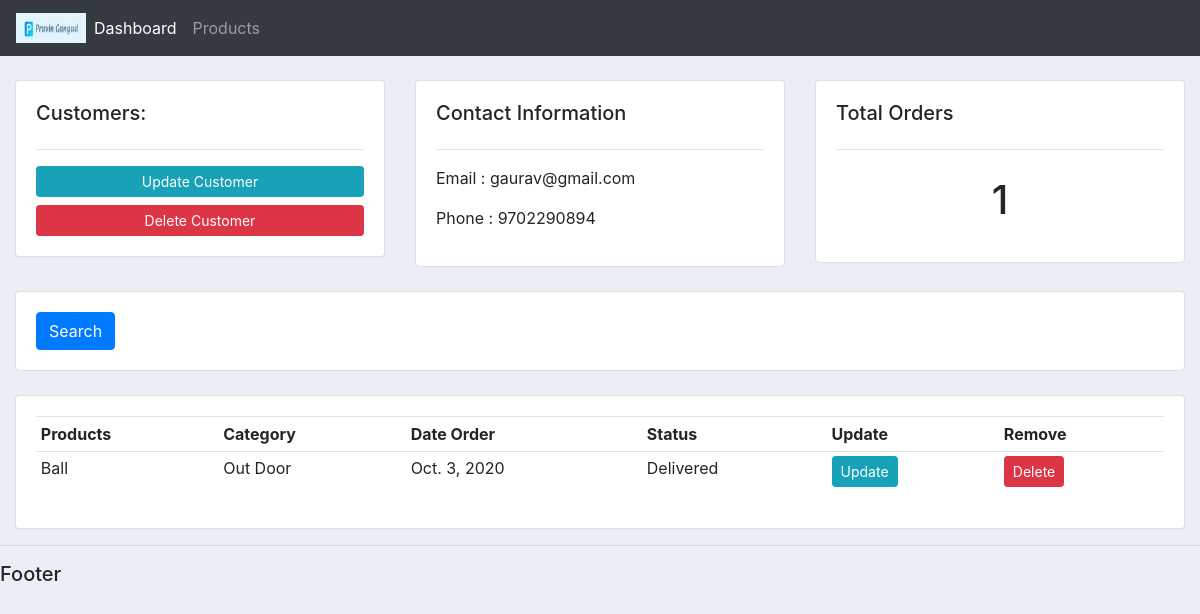
The app's page /customer/2/ with its own data.
### accounts/models.py (models this page shows, shortened)
class Customer(models.Model):
    name = models.CharField(max_length=200, null=True)
    phone = models.CharField(max_length=200, null=True)
    email = models.CharField(max_length=200, null=True)
    date_created = models.DateField(auto_now_add=True, null=True)

class Order(models.Model):
    STATUS = (('Pending','Pending'), ('Out Of Order', 'Out Of Order'), ('Delivered', 'Delivered'))
    customer = models.ForeignKey(Customer,null=True,on_delete = models.SET_NULL)
    product =models.ForeignKey(Product,null=True,on_delete = models.SET_NULL)
    date_created = models.DateField(auto_now_add=True, null=True)
    status = models.CharField(max_length=200, null=True,choices=STATUS)

class Product(models.Model):
    CATEGORY = (('Indoor','Indoor'), ('Out Door', 'Out Door'))
    name = models.CharField(max_length=200, null=True)
    price = models.FloatField(null=True)
    category = models.CharField(max_length=200, null=True,choices=CATEGORY)
    description = models.CharField(max_length=200, null=True)
    date_created = models.DateField(auto_now_add=True, null=True)
    tags = models.ManyToManyField(Tag,null=True)
    def __str__(self):
        return self.name

### accounts/views.py (the view)
# urls.py: path('customer/<str:pk>/', views.customer,name="customer"),
def customer(request,pk):
    customer = Customer.objects.get(id=pk)
    orders = customer.order_set.all()
    order_count = orders.count()
    context ={'customer':customer,'orders':orders,'order_count':order_count}
    return render(request, 'accounts/customers.html',context)

### accounts/templates/accounts/customers.html
{% extends 'accounts/main.html' %}
{%block content %}
<br>
<div class="row">
    <div class="col-md">
        <div class="card card-body">
            <h5>Customers: </h5>
            <hr>
            <a class="btn btn-info btn-sm btn-block " href="">Update Customer </a>
            <a class="btn btn-danger btn-sm btn-block " href="">Delete Customer </a>
        </div>
    </div>
    <div class="col-md">
        <div class="card card-body">
            <h5>Contact Information </h5>
            <hr>
            <p>Email : {{customer.email}}</p>
            <p>Phone : {{customer.phone}}</p>
        </div>
    </div>
    <div class="col-md">
        <div class="card card-body">
            <h5>Total Orders </h5>
            <hr>
            <h1 style="text-align :center ;padding:10px">{{order_count}}</h1>
        </div>
    </div>
</div>
<br>
<div class="row">
    <div class="col">
        <div class="card card-body">
            <form method="get">
                <button class="btn btn-primary" type="submit">Search</button>
            </form>
        </div>
    </div>
</div>
<br>
<div class="row">
    <div class="col-md">
        <div class="card card-body">
            <table class="table table-sm">
                <tr>
                    <th>Products</th>
                    <th>Category</th>
                    <th>Date Order</th>
                    <th>Status</th>
                    <th>Update</th>
                    <th>Remove</th>
                    {% for order in orders %}
                    <tr><td>{{order.product}}</td>
                        <td>{{order.product.category}}</td>
                        <td>{{order.date_created}}</td>
                        <td>{{order.status}}</td>
                        <td><a class="btn btn-sm btn-info" href="{% url 'update_order' order.id %}" >Update</a></td>
                        <td><a  class="btn btn-sm btn-danger" href="{% url 'delete_order' order.id %}" >Delete</a></td>
                    </tr>
                    {% endfor %}
                </tr>
            </table>
        </div>
    </div>
</div>
{% endblock %}

### static/css/main.css (style rules this page uses)
body { background-color: #ebeff5; }

### records on screen
Customer: email "gaurav@gmail.com", phone "9702290894"
Order: product "Ball", product.category "Out Door", date_created "Oct. 3, 2020", status "Delivered"

### other values on screen
{{ order_count }} "1"
